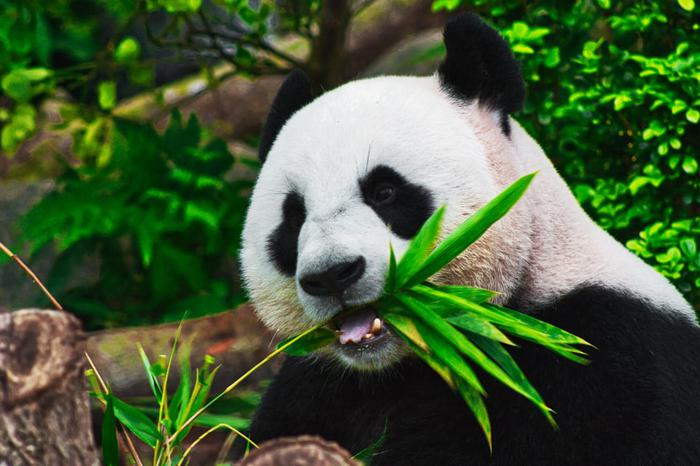
#> input picture panda.jpg, 700 x 466 px, found by its file name
$ python objectDetection.py
#> lines starting #> are read from the running program, lines starting #| are printed output that depends on the picture
import cv2

img1 = cv2.imread('D:\python\panda.jpg')
#> img1 is the input picture: shape (466, 700, 3); mean B, G, R 54.7, 89.4, 68.8
img2 = cv2.imread('D:\python\panda1.jpg')
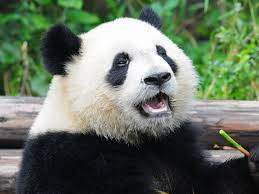
#> input picture panda1.jpg, 259 x 194 px, found by its file name
#> img2 is the input picture: shape (194, 259, 3); mean B, G, R 96.7, 113.5, 101.4

# Convert the images to grayscale
gray1 = cv2.cvtColor(img1, cv2.COLOR_BGR2GRAY)
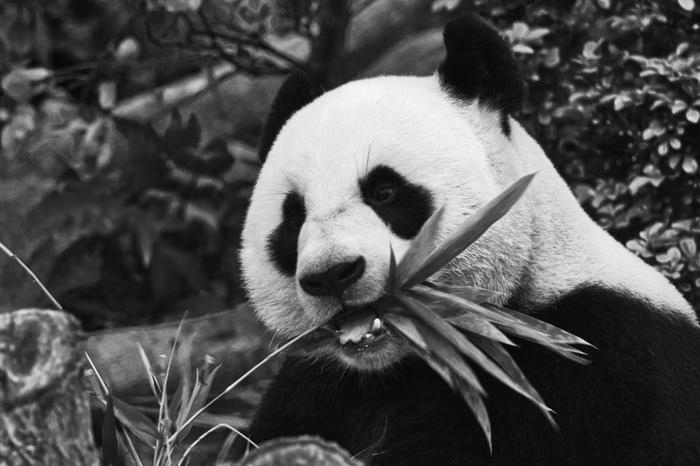
#> gray1: shape (466, 700); min 0, max 253, mean 79.3
gray2 = cv2.cvtColor(img2, cv2.COLOR_BGR2GRAY)
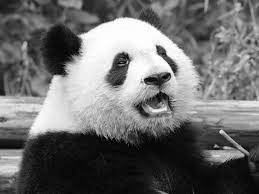
#> gray2: shape (194, 259); min 0, max 255, mean 107.9

# Create a SIFT detector
sift = cv2.SIFT_create()

# Detect keypoints and extract descriptors
kp1, des1 = sift.detectAndCompute(gray1, None)
#> kp1 = 1735 keypoints; strongest (x, y, size): (393, 196, 40.4), (294, 209, 19.5), (676, 144, 5.8), (662, 150, 6)
kp2, des2 = sift.detectAndCompute(gray2, None)
#> kp2 = 481 keypoints; strongest (x, y, size): (161, 51, 6.8), (121, 62, 13.1), (120, 64, 14.5), (148, 80, 5.7)

# Create a FLANN matcher object
matcher = cv2.FlannBasedMatcher()

# Match the descriptors
matches = matcher.match(des1, des2)
#> matches = 1735 matches

# Sort the matches by score
matches = sorted(matches, key=lambda x: x.distance)

# Draw the top matches
result = cv2.drawMatches(img1, kp1, img2, kp2, matches[:10], None)
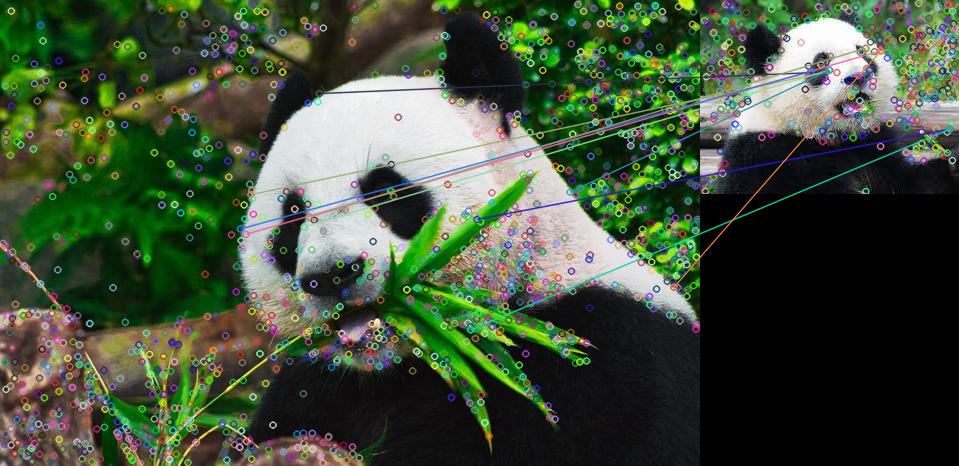
#> result: shape (466, 959, 3); mean B, G, R 57.4, 79.3, 65.6

# Show the result
cv2.imshow('Result', result)
cv2.waitKey(0)
cv2.destroyAllWindows()

# Check if the images contain the same object
if len(matches) > 10:
    print("The images contain the same object")
else:
    print("The images do not contain the same object")
